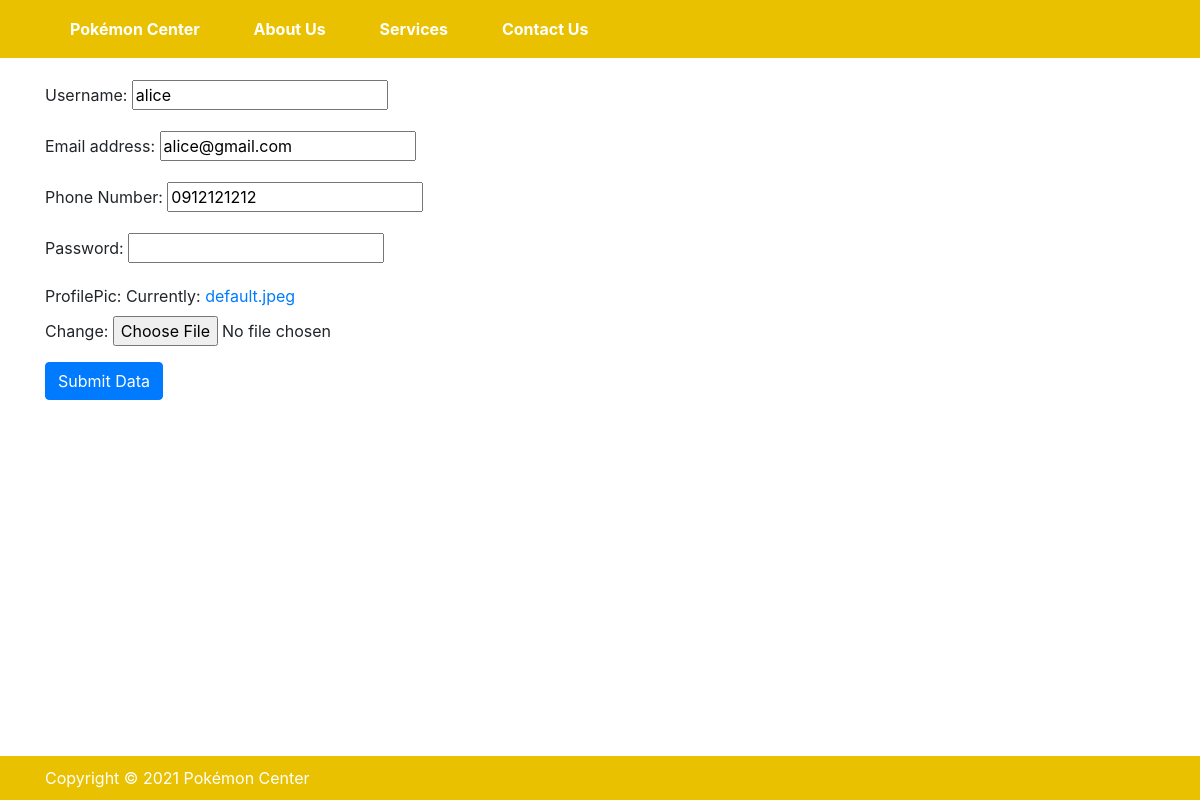
Page /userupdate/2 (signed in) on the committed database.
### shop_app/models.py (models this page shows, shortened)
class RegisteredUser(models.Model):
    name = models.CharField(max_length=100)
    email = models.CharField(max_length=100)
    phoneNum = models.CharField(blank=True, null=True, max_length=20)
    password = models.CharField(max_length=30)
    profilePic = models.ImageField(upload_to='profile_pics', default='default.jpeg')

### shop_app/views.py (the view)
# urls.py: path('userupdate/<int:pk>', views.UserUpdateView.as_view(template_name='user_create.html'),
class UserUpdateView(UserPassesTestMixin, UpdateView):
    model = RegisteredUser
    form_class = RegisterForm
    def test_func(self):
        if self.request.user.is_active:
            return True
        else:
            return False

### shop_app/forms.py
class RegisterForm(ModelForm):
    password = forms.CharField(widget=forms.PasswordInput)
    class Meta:
        model = RegisteredUser
        fields = '__all__'
        labels = {
            "name": "Username",
            "email": "Email address",
            "phoneNum": "Phone Number",
            "password": "Password"
        }

### shop_app/templates/user_create.html (shortened to what this page needs)
{% extends "base.html" %}
    {% block content %}
        <form action="" method="post">
            {% if request.user.is_superuser or request.user.is_staff %}
                {{ form.as_p }}
                <button type="submit" class="btn btn-primary" >Submit Data</button>
            {% else %}
                The logged in user is not a superuser or staff user.<br>
                Please log in as a superuser in order to add/modify user data.
            {% endif %}
        </form>
    {% endblock %}

### shop_app/templates/base.html (style rules this page uses)
body { padding-top: 80px; padding-bottom: 80px; }

### rows in the picture
RegisteredUser: name "alice", email "alice@gmail.com", phoneNum "0912121212"
